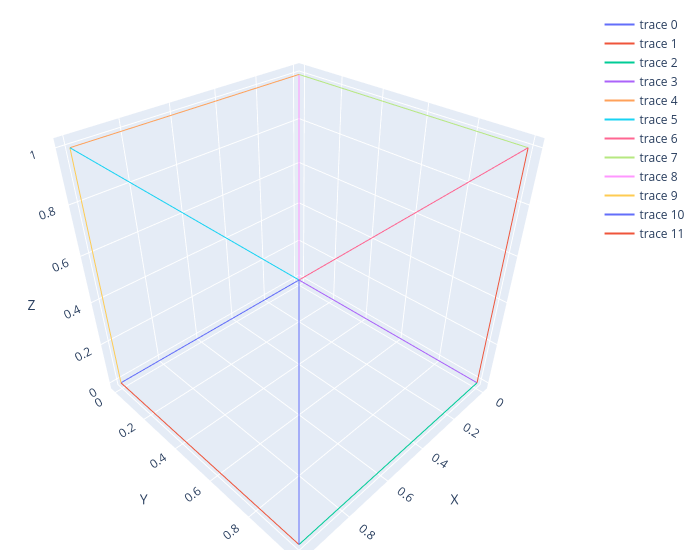
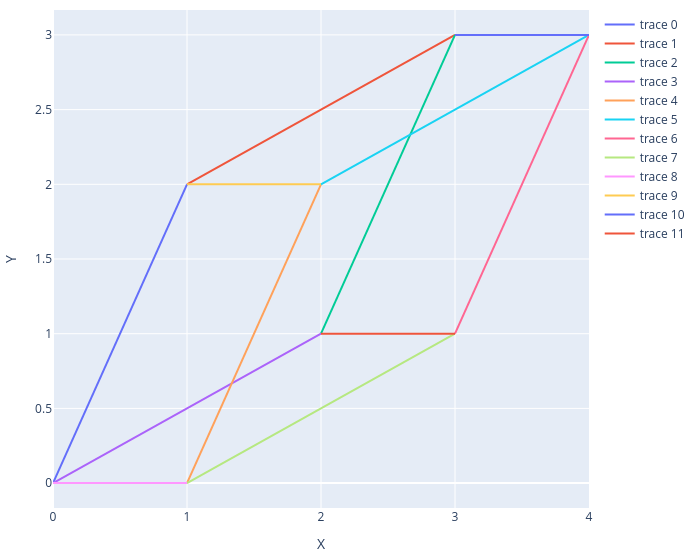

Source (notebook cell) for these figures, in order:
### Code cell
# define the 8 vertices of a cube in 3D space
cube = np.array([
    [0,0,0],
    [1,0,0],
    [1,1,0],
    [0,1,0],
    [0,0,1],
    [1,0,1],
    [1,1,1],
    [0,1,1]
])

# create a list of edges to build the cube
edges = [(0,1),(1,2),(2,3),(3,0),   # edges on the bottom face
         (4,5),(5,6),(6,7),(7,4),   # edges on the top face
         (0,4),(1,5),(2,6),(3,7)]   # edges on the sides

# define a 2x3 transformation matrix
A = np.array([[1,2,1],[2,1,0]])

# Apply the transformation
transformed_cube = np.dot(A,cube.T).T

# create a 3D plot for the original cube
fig1 = go.Figure()

for edge in edges:
    x0,y0,z0 = cube[edge[0]]
    x1,y1,z1 = cube[edge[1]]
    fig1.add_trace(go.Scatter3d(x=[x0,x1],y=[y0,y1],z=[z0,z1],mode='lines'))

fig1.update_layout(scene=dict(xaxis_title='X',yaxis_title='Y',zaxis_title='Z'),
                   width=700,margin=dict(r=20,l=10,b=10,t=10))
fig1.show()


# create a 2D plot for the transformed cube
fig2 = go.Figure()

for edge in edges:
    x0,y0 = transformed_cube[edge[0]]
    x1,y1 = transformed_cube[edge[1]]
    fig2.add_trace(go.Scatter(x=[x0,x1],y=[y0,y1],mode='lines'))

fig2.update_layout(xaxis_title='X',yaxis_title='Y',width=700,margin=dict(r=20,l=10,b=10,t=10))
fig2.show()

### Figure 1 — Plotly figure (JSON) as saved in the notebook; plotly's stock layout.template omitted (floating-point values rounded to 4 significant figures)
{"data": [{"mode": "lines", "type": "scatter3d", "x": [0, 1], "y": [0, 0], "z": [0, 0]}, {"mode": "lines", "type": "scatter3d", "x": [1, 1], "y": [0, 1], "z": [0, 0]}, {"mode": "lines", "type": "scatter3d", "x": [1, 0], "y": [1, 1], "z": [0, 0]}, {"mode": "lines", "type": "scatter3d", "x": [0, 0], "y": [1, 0], "z": [0, 0]}, {"mode": "lines", "type": "scatter3d", "x": [0, 1], "y": [0, 0], "z": [1, 1]}, {"mode": "lines", "type": "scatter3d", "x": [1, 1], "y": [0, 1], "z": [1, 1]}, {"mode": "lines", "type": "scatter3d", "x": [1, 0], "y": [1, 1], "z": [1, 1]}, {"mode": "lines", "type": "scatter3d", "x": [0, 0], "y": [1, 0], "z": [1, 1]}, {"mode": "lines", "type": "scatter3d", "x": [0, 0], "y": [0, 0], "z": [0, 1]}, {"mode": "lines", "type": "scatter3d", "x": [1, 1], "y": [0, 0], "z": [0, 1]}, {"mode": "lines", "type": "scatter3d", "x": [1, 1], "y": [1, 1], "z": [0, 1]}, {"mode": "lines", "type": "scatter3d", "x": [0, 0], "y": [1, 1], "z": [0, 1]}], "layout": {"margin": {"b": 10, "l": 10, "r": 20, "t": 10}, "scene": {"xaxis": {"title": {"text": "X"}}, "yaxis": {"title": {"text": "Y"}}, "zaxis": {"title": {"text": "Z"}}}, "width": 700}}

### Figure 2 — Plotly figure (JSON) as saved in the notebook; plotly's stock layout.template omitted (floating-point values rounded to 4 significant figures)
{"data": [{"mode": "lines", "type": "scatter", "x": [0, 1], "y": [0, 2]}, {"mode": "lines", "type": "scatter", "x": [1, 3], "y": [2, 3]}, {"mode": "lines", "type": "scatter", "x": [3, 2], "y": [3, 1]}, {"mode": "lines", "type": "scatter", "x": [2, 0], "y": [1, 0]}, {"mode": "lines", "type": "scatter", "x": [1, 2], "y": [0, 2]}, {"mode": "lines", "type": "scatter", "x": [2, 4], "y": [2, 3]}, {"mode": "lines", "type": "scatter", "x": [4, 3], "y": [3, 1]}, {"mode": "lines", "type": "scatter", "x": [3, 1], "y": [1, 0]}, {"mode": "lines", "type": "scatter", "x": [0, 1], "y": [0, 0]}, {"mode": "lines", "type": "scatter", "x": [1, 2], "y": [2, 2]}, {"mode": "lines", "type": "scatter", "x": [3, 4], "y": [3, 3]}, {"mode": "lines", "type": "scatter", "x": [2, 3], "y": [1, 1]}], "layout": {"margin": {"b": 10, "l": 10, "r": 20, "t": 10}, "width": 700, "xaxis": {"title": {"text": "X"}}, "yaxis": {"title": {"text": "Y"}}}}
